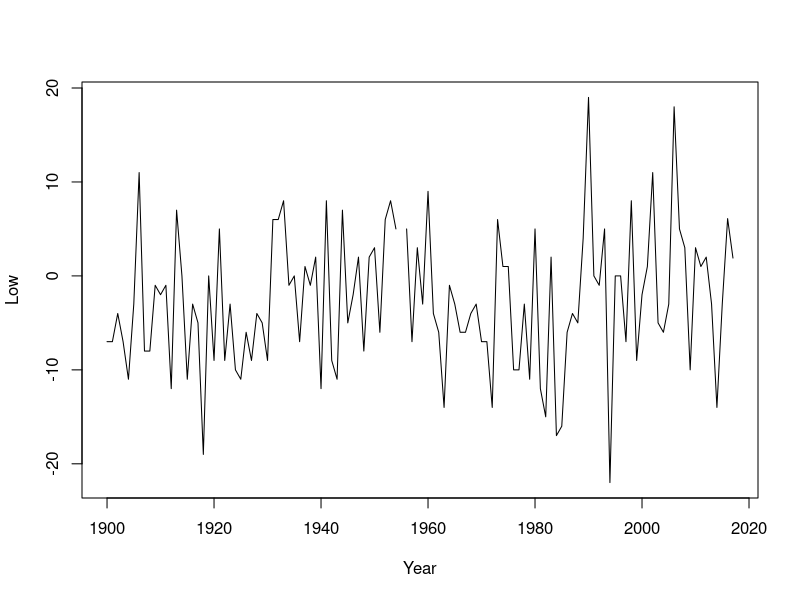
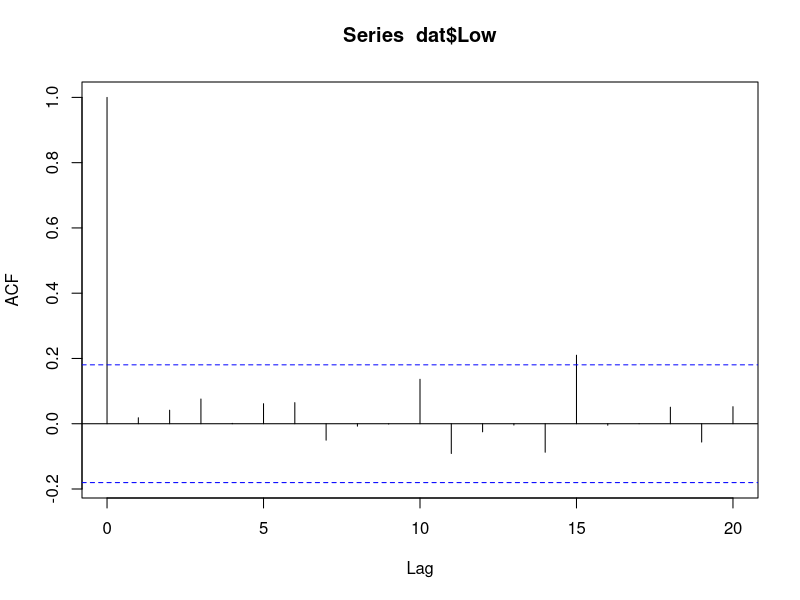
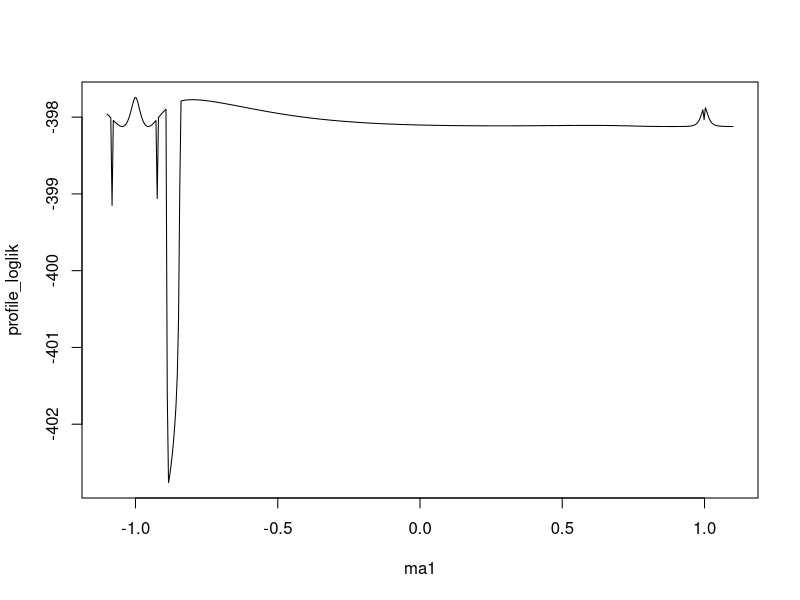
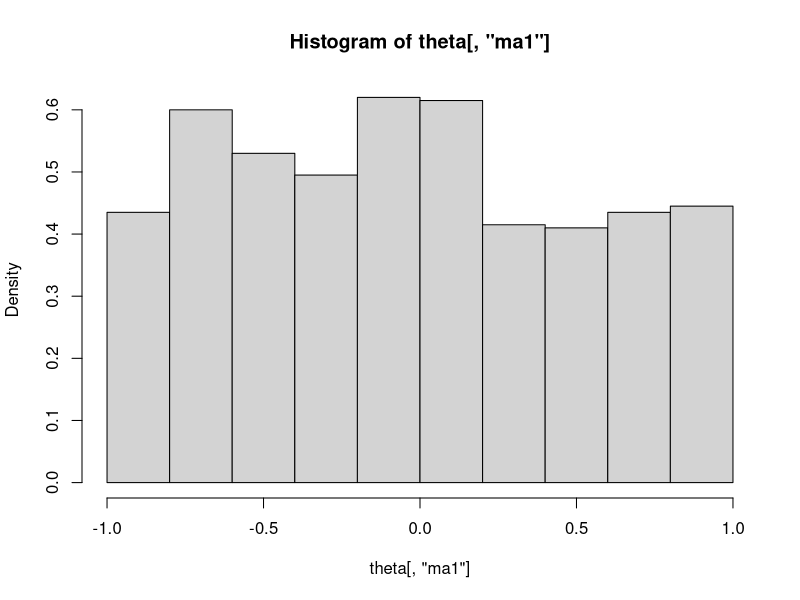
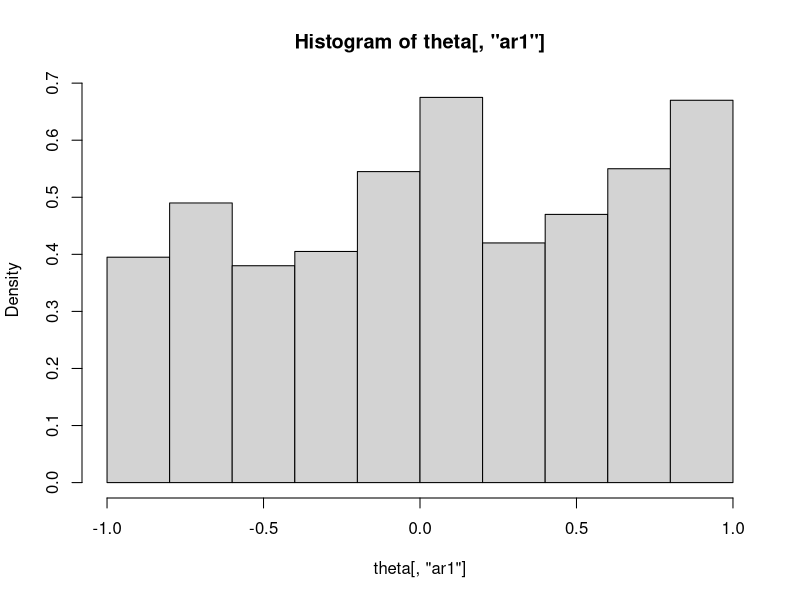

Reproduce these figures in R, in order. (Note: this script raises an error after producing the figures.)
setwd("~/Desktop/531w18/hw03")

#dat <- read.table(file="http://ionides.github.io/531w18/01/ann_arbor_weather.csv",header=TRUE)
dat = read.csv('mich_jan_dat.csv',header = T)

#time plot
plot(Low~Year,data=dat,type="l")

#autocorrelation function plot
acf(dat$Low,na.action = na.pass)

#Fit many ARMA models, using AIC as model selection criteria
aic_table <- function(data,P,Q){
  table <- matrix(NA,(P+1),(Q+1))
  for(p in 0:P) {
    for(q in 0:Q) {
      table[p+1,q+1] <- arima(data,order=c(p,0,q))$aic
    }
  }
  dimnames(table) <- list(paste("<b> AR",0:P, "</b>", sep=""),paste("MA",0:Q,sep=""))
  table
}

dat_aic_table <- aic_table(dat$Low,5,5)
#require(knitr)
#kable(huron_aic_table,digits=2)

#Lowest AIC suggests ARMA(1,1), ARMA(2,1), ARMA(1,2), ARMA(2,5)
arma11 = arima(dat$Low,order = c(1,0,1))
arma11

#Get roots of the AR polynomial
AR_roots = polyroot(c(1,-coef(arma11)[c("ar1")]))
abs(AR_roots) #outside unit circle -- suggest stationary causal ARMA model


#Get roots of the MA polynomial
MA_roots = polyroot(c(1,-coef(arma11)[c("ma1")]))
abs(MA_roots) #outside unit circle -- implying model is invertible

#MA1 Analysis
#
K <- 500
ma1 <- seq(from=-1.1,to=1.1,length=K)
profile_loglik <- rep(NA,K)
for(k in 1:K){
  profile_loglik[k] <- logLik(arima(dat$Low,order=c(1,0,1),
  fixed=c(NA,ma1[k],NA)))
}
#Profile likelihood plot
plot(profile_loglik~ma1,ty="l")

ma1_max = ma1[which.max(profile_loglik)]
ma1_prof_conf = ma1[which(profile_loglik[which.max(profile_loglik)] - profile_loglik < 1.92)]

# 95% Profile likelihood interval
#round(c(min(ma1_prof_conf), max(ma1_prof_conf)),4)

# 95% wald confidence interval
round(arma11$coef['ma1'] + c(-1,1) * 1.96*sqrt(arma11$var.coef[2,2]),4)

#Simulation study for MA1 & AR1 coefficient
set.seed(57892330)
J <- 1000
params <- coef(arma11)
ar <- params[grep("^ar",names(params))]
ma <- params[grep("^ma",names(params))]
intercept <- params["intercept"]
sigma <- sqrt(arma11$sigma2)
theta <- matrix(NA,nrow=J,ncol=length(params),dimnames=list(NULL,names(params)))
for(j in 1:J){
  Yj <- arima.sim(
    list(ar=ar,ma=ma),
    n=length(dat$Low),
    sd=sigma
    )+intercept
  theta[j,] <- coef(arima(Yj,order=c(1,0,1),method='ML'))
}
hist(theta[,"ma1"],freq=FALSE)
hist(theta[,"ar1"],freq=FALSE)

plot(density(theta[,"ma2"],bw=0.05,na.rm = T))
plot(density(theta[,"ar1"],bw=0.05,na.rm = T))
#par(mfrow=c(1,2))
